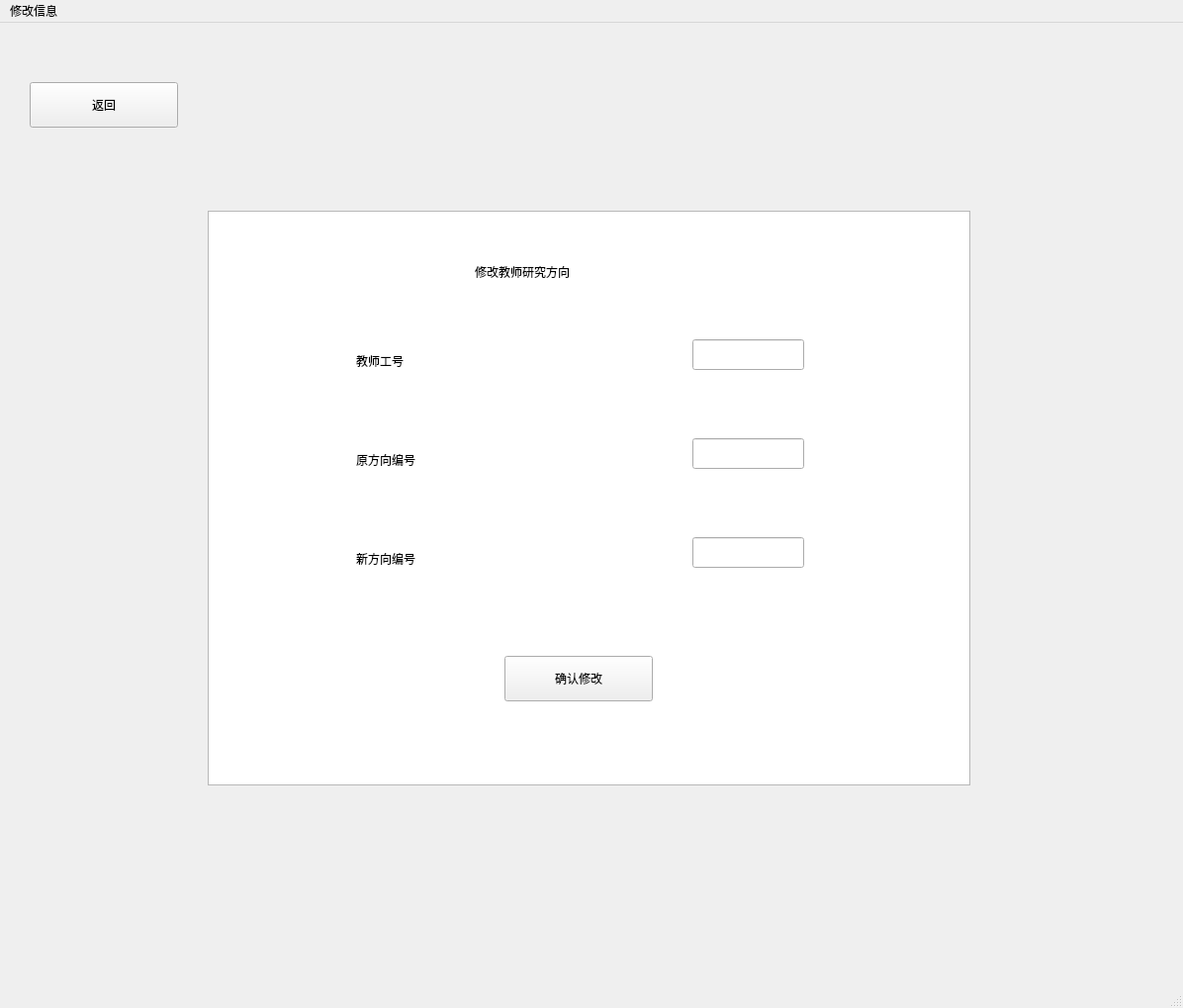
<?xml version="1.0" encoding="UTF-8"?>
<ui version="4.0">
 <class>MainWindow</class>
 <widget class="QMainWindow" name="MainWindow">
  <property name="geometry">
   <rect>
    <x>0</x>
    <y>0</y>
    <width>1196</width>
    <height>1019</height>
   </rect>
  </property>
  <property name="windowTitle">
   <string>MainWindow</string>
  </property>
  <widget class="QWidget" name="centralwidget">
   <widget class="QTextBrowser" name="textBrowser">
    <property name="geometry">
     <rect>
      <x>210</x>
      <y>190</y>
      <width>771</width>
      <height>581</height>
     </rect>
    </property>
   </widget>
   <widget class="QLabel" name="label">
    <property name="geometry">
     <rect>
      <x>480</x>
      <y>240</y>
      <width>201</width>
      <height>24</height>
     </rect>
    </property>
    <property name="text">
     <string>修改教师研究方向</string>
    </property>
   </widget>
   <widget class="QLabel" name="label_2">
    <property name="geometry">
     <rect>
      <x>360</x>
      <y>330</y>
      <width>108</width>
      <height>24</height>
     </rect>
    </property>
    <property name="text">
     <string>教师工号</string>
    </property>
   </widget>
   <widget class="QLabel" name="label_3">
    <property name="geometry">
     <rect>
      <x>360</x>
      <y>430</y>
      <width>141</width>
      <height>24</height>
     </rect>
    </property>
    <property name="text">
     <string>原方向编号</string>
    </property>
   </widget>
   <widget class="QLabel" name="label_4">
    <property name="geometry">
     <rect>
      <x>360</x>
      <y>530</y>
      <width>141</width>
      <height>24</height>
     </rect>
    </property>
    <property name="text">
     <string>新方向编号</string>
    </property>
   </widget>
   <widget class="QLineEdit" name="lineEdit">
    <property name="geometry">
     <rect>
      <x>700</x>
      <y>320</y>
      <width>113</width>
      <height>31</height>
     </rect>
    </property>
   </widget>
   <widget class="QLineEdit" name="lineEdit_2">
    <property name="geometry">
     <rect>
      <x>700</x>
      <y>520</y>
      <width>113</width>
      <height>31</height>
     </rect>
    </property>
   </widget>
   <widget class="QLineEdit" name="lineEdit_3">
    <property name="geometry">
     <rect>
      <x>700</x>
      <y>420</y>
      <width>113</width>
      <height>31</height>
     </rect>
    </property>
   </widget>
   <widget class="QPushButton" name="pushButton">
    <property name="geometry">
     <rect>
      <x>510</x>
      <y>640</y>
      <width>150</width>
      <height>46</height>
     </rect>
    </property>
    <property name="text">
     <string>确认修改</string>
    </property>
   </widget>
   <widget class="QPushButton" name="pushButton_2">
    <property name="geometry">
     <rect>
      <x>30</x>
      <y>60</y>
      <width>150</width>
      <height>46</height>
     </rect>
    </property>
    <property name="text">
     <string>返回</string>
    </property>
   </widget>
  </widget>
  <widget class="QMenuBar" name="menubar">
   <property name="geometry">
    <rect>
     <x>0</x>
     <y>0</y>
     <width>1196</width>
     <height>37</height>
    </rect>
   </property>
   <widget class="QMenu" name="menu">
    <property name="title">
     <string>修改信息</string>
    </property>
   </widget>
   <addaction name="menu"/>
  </widget>
  <widget class="QStatusBar" name="statusbar"/>
 </widget>
 <resources/>
 <connections/>
</ui>
